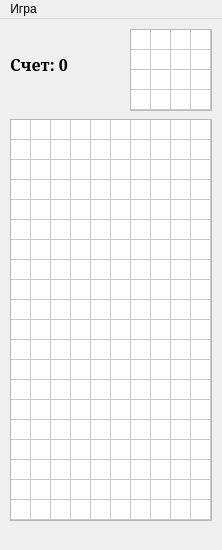
<?xml version="1.0" encoding="UTF-8"?>
<ui version="4.0">
 <class>MainWindow</class>
 <widget class="QMainWindow" name="MainWindow">
  <property name="geometry">
   <rect>
    <x>0</x>
    <y>0</y>
    <width>222</width>
    <height>550</height>
   </rect>
  </property>
  <property name="sizePolicy">
   <sizepolicy hsizetype="Fixed" vsizetype="Fixed">
    <horstretch>0</horstretch>
    <verstretch>0</verstretch>
   </sizepolicy>
  </property>
  <property name="baseSize">
   <size>
    <width>10</width>
    <height>20</height>
   </size>
  </property>
  <property name="windowTitle">
   <string>Tetris</string>
  </property>
  <widget class="QWidget" name="centralwidget">
   <property name="sizePolicy">
    <sizepolicy hsizetype="Fixed" vsizetype="Fixed">
     <horstretch>0</horstretch>
     <verstretch>0</verstretch>
    </sizepolicy>
   </property>
   <widget class="QTableWidget" name="table_tetris">
    <property name="geometry">
     <rect>
      <x>10</x>
      <y>100</y>
      <width>202</width>
      <height>402</height>
     </rect>
    </property>
    <property name="sizePolicy">
     <sizepolicy hsizetype="Fixed" vsizetype="Fixed">
      <horstretch>0</horstretch>
      <verstretch>0</verstretch>
     </sizepolicy>
    </property>
    <property name="minimumSize">
     <size>
      <width>202</width>
      <height>402</height>
     </size>
    </property>
    <property name="baseSize">
     <size>
      <width>10</width>
      <height>20</height>
     </size>
    </property>
    <property name="focusPolicy">
     <enum>Qt::NoFocus</enum>
    </property>
    <property name="verticalScrollBarPolicy">
     <enum>Qt::ScrollBarAlwaysOff</enum>
    </property>
    <property name="horizontalScrollBarPolicy">
     <enum>Qt::ScrollBarAlwaysOff</enum>
    </property>
    <property name="sizeAdjustPolicy">
     <enum>QAbstractScrollArea::AdjustToContents</enum>
    </property>
    <property name="autoScroll">
     <bool>false</bool>
    </property>
    <property name="autoScrollMargin">
     <number>16</number>
    </property>
    <property name="editTriggers">
     <set>QAbstractItemView::NoEditTriggers</set>
    </property>
    <property name="tabKeyNavigation">
     <bool>false</bool>
    </property>
    <property name="showDropIndicator" stdset="0">
     <bool>false</bool>
    </property>
    <property name="dragDropOverwriteMode">
     <bool>false</bool>
    </property>
    <property name="selectionMode">
     <enum>QAbstractItemView::NoSelection</enum>
    </property>
    <attribute name="horizontalHeaderVisible">
     <bool>false</bool>
    </attribute>
    <attribute name="horizontalHeaderDefaultSectionSize">
     <number>20</number>
    </attribute>
    <attribute name="horizontalHeaderMinimumSectionSize">
     <number>20</number>
    </attribute>
    <attribute name="verticalHeaderVisible">
     <bool>false</bool>
    </attribute>
    <attribute name="verticalHeaderDefaultSectionSize">
     <number>20</number>
    </attribute>
    <attribute name="verticalHeaderMinimumSectionSize">
     <number>20</number>
    </attribute>
    <row>
     <property name="text">
      <string>1</string>
     </property>
    </row>
    <row>
     <property name="text">
      <string>2</string>
     </property>
    </row>
    <row>
     <property name="text">
      <string>3</string>
     </property>
    </row>
    <row>
     <property name="text">
      <string>4</string>
     </property>
    </row>
    <row>
     <property name="text">
      <string>5</string>
     </property>
    </row>
    <row>
     <property name="text">
      <string>6</string>
     </property>
    </row>
    <row>
     <property name="text">
      <string>7</string>
     </property>
    </row>
    <row>
     <property name="text">
      <string>8</string>
     </property>
    </row>
    <row>
     <property name="text">
      <string>9</string>
     </property>
    </row>
    <row>
     <property name="text">
      <string>10</string>
     </property>
    </row>
    <row>
     <property name="text">
      <string>11</string>
     </property>
    </row>
    <row>
     <property name="text">
      <string>12</string>
     </property>
    </row>
    <row>
     <property name="text">
      <string>13</string>
     </property>
    </row>
    <row>
     <property name="text">
      <string>14</string>
     </property>
    </row>
    <row>
     <property name="text">
      <string>15</string>
     </property>
    </row>
    <row>
     <property name="text">
      <string>16</string>
     </property>
    </row>
    <row>
     <property name="text">
      <string>17</string>
     </property>
    </row>
    <row>
     <property name="text">
      <string>18</string>
     </property>
    </row>
    <row>
     <property name="text">
      <string>19</string>
     </property>
    </row>
    <row>
     <property name="text">
      <string>20</string>
     </property>
    </row>
    <column>
     <property name="text">
      <string>1</string>
     </property>
    </column>
    <column>
     <property name="text">
      <string>2</string>
     </property>
    </column>
    <column>
     <property name="text">
      <string>3</string>
     </property>
    </column>
    <column>
     <property name="text">
      <string>4</string>
     </property>
    </column>
    <column>
     <property name="text">
      <string>5</string>
     </property>
    </column>
    <column>
     <property name="text">
      <string>6</string>
     </property>
    </column>
    <column>
     <property name="text">
      <string>7</string>
     </property>
    </column>
    <column>
     <property name="text">
      <string>8</string>
     </property>
    </column>
    <column>
     <property name="text">
      <string>9</string>
     </property>
    </column>
    <column>
     <property name="text">
      <string>10</string>
     </property>
    </column>
   </widget>
   <widget class="QLabel" name="score_label">
    <property name="geometry">
     <rect>
      <x>10</x>
      <y>20</y>
      <width>111</width>
      <height>51</height>
     </rect>
    </property>
    <property name="font">
     <font>
      <family>MS Serif</family>
      <pointsize>12</pointsize>
      <weight>75</weight>
      <bold>true</bold>
     </font>
    </property>
    <property name="text">
     <string>Счет: 0</string>
    </property>
   </widget>
   <widget class="QTableWidget" name="table_preview">
    <property name="geometry">
     <rect>
      <x>130</x>
      <y>10</y>
      <width>82</width>
      <height>82</height>
     </rect>
    </property>
    <property name="sizePolicy">
     <sizepolicy hsizetype="Fixed" vsizetype="Fixed">
      <horstretch>0</horstretch>
      <verstretch>0</verstretch>
     </sizepolicy>
    </property>
    <property name="minimumSize">
     <size>
      <width>82</width>
      <height>82</height>
     </size>
    </property>
    <property name="focusPolicy">
     <enum>Qt::NoFocus</enum>
    </property>
    <property name="verticalScrollBarPolicy">
     <enum>Qt::ScrollBarAlwaysOff</enum>
    </property>
    <property name="horizontalScrollBarPolicy">
     <enum>Qt::ScrollBarAlwaysOff</enum>
    </property>
    <property name="editTriggers">
     <set>QAbstractItemView::NoEditTriggers</set>
    </property>
    <property name="tabKeyNavigation">
     <bool>false</bool>
    </property>
    <property name="showDropIndicator" stdset="0">
     <bool>false</bool>
    </property>
    <property name="dragDropOverwriteMode">
     <bool>false</bool>
    </property>
    <property name="selectionMode">
     <enum>QAbstractItemView::NoSelection</enum>
    </property>
    <attribute name="horizontalHeaderVisible">
     <bool>false</bool>
    </attribute>
    <attribute name="horizontalHeaderDefaultSectionSize">
     <number>20</number>
    </attribute>
    <attribute name="horizontalHeaderMinimumSectionSize">
     <number>20</number>
    </attribute>
    <attribute name="verticalHeaderVisible">
     <bool>false</bool>
    </attribute>
    <attribute name="verticalHeaderDefaultSectionSize">
     <number>20</number>
    </attribute>
    <attribute name="verticalHeaderMinimumSectionSize">
     <number>20</number>
    </attribute>
    <row>
     <property name="text">
      <string>1</string>
     </property>
    </row>
    <row>
     <property name="text">
      <string>2</string>
     </property>
    </row>
    <row>
     <property name="text">
      <string>3</string>
     </property>
    </row>
    <row>
     <property name="text">
      <string>4</string>
     </property>
    </row>
    <column>
     <property name="text">
      <string>1</string>
     </property>
    </column>
    <column>
     <property name="text">
      <string>2</string>
     </property>
    </column>
    <column>
     <property name="text">
      <string>3</string>
     </property>
    </column>
    <column>
     <property name="text">
      <string>4</string>
     </property>
    </column>
   </widget>
  </widget>
  <widget class="QMenuBar" name="menubar">
   <property name="geometry">
    <rect>
     <x>0</x>
     <y>0</y>
     <width>222</width>
     <height>21</height>
    </rect>
   </property>
   <widget class="QMenu" name="menu">
    <property name="title">
     <string>Игра</string>
    </property>
    <addaction name="new_game"/>
    <addaction name="settings"/>
    <addaction name="info"/>
   </widget>
   <addaction name="menu"/>
  </widget>
  <action name="info">
   <property name="text">
    <string>Узнать больше</string>
   </property>
  </action>
  <action name="new_game">
   <property name="text">
    <string>Новая игра</string>
   </property>
  </action>
  <action name="settings">
   <property name="text">
    <string>Настройки</string>
   </property>
  </action>
 </widget>
 <resources/>
 <connections/>
</ui>
